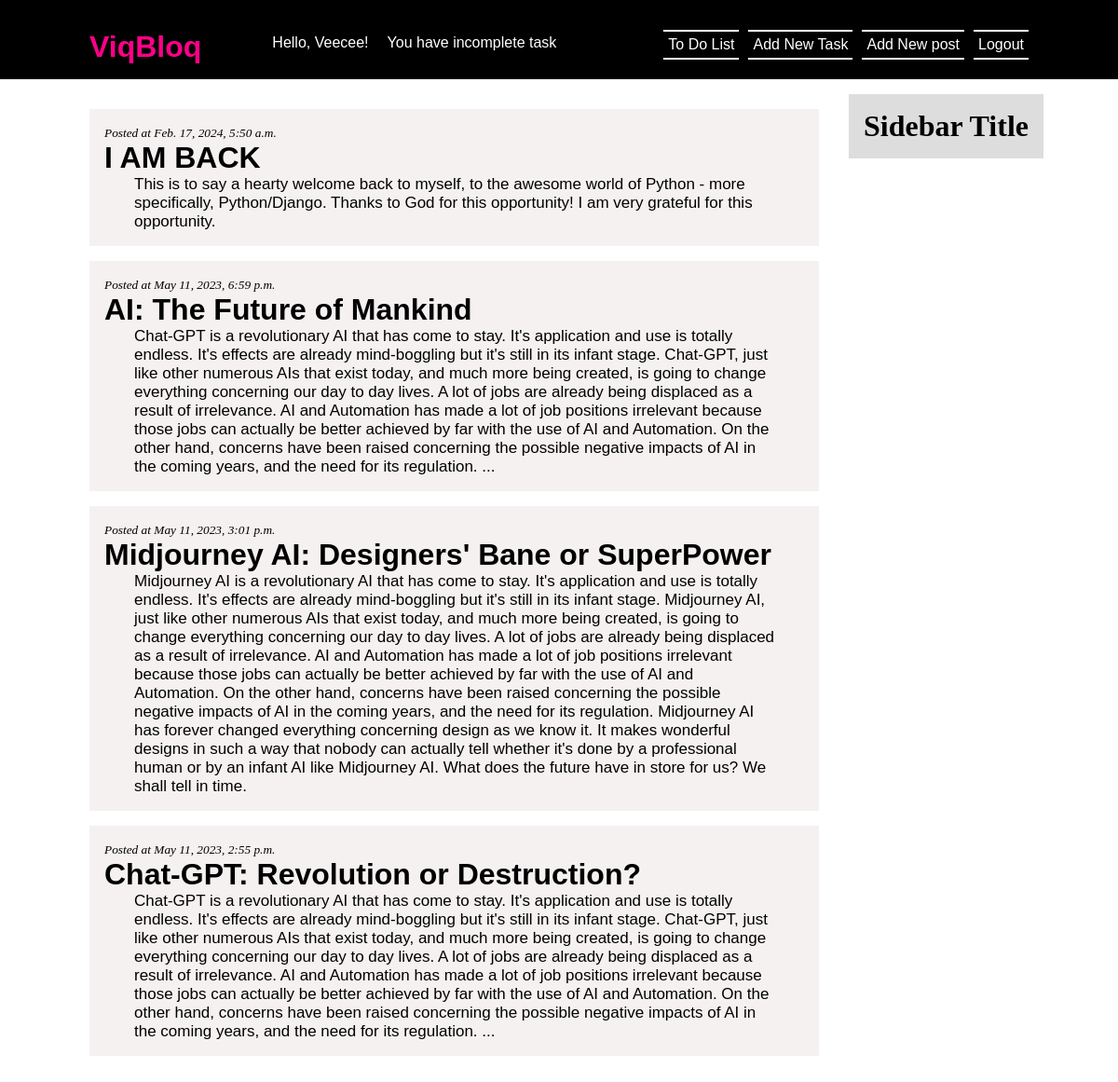
The app's page / (signed in) with its own data.
### blog/models.py (models this page shows, shortened)
class Post(models.Model):
    title = models.CharField(max_length=255)
    author = models.ForeignKey(User, on_delete=models.CASCADE)
    body = models.TextField()
    created_at = models.DateTimeField(auto_now_add=True, editable=False)
    updated_at = models.DateTimeField(auto_now=True, editable=False)
    class Meta:
        ordering = ['-created_at']

### blog/views.py (the view)
# urls.py: path('', IndexView.as_view(), name='home'),
class IndexView(LoginRequiredMixin, ListView):
    model = Post
    template_name = 'index.html'

### blog/templates/index.html
{% extends 'base.html' %}
{% block content %}
    {% if object_list %}
        {% for post in object_list %}
            <div class="post_entry">
                <small><em>Posted at {{post.created_at}}</em></small>
                <h1 class="post_title"><a href="{% url 'post-detail' post.pk %}">{{post.title}}</a></h1>
                <p class="post_content">{{post.body | safe}}</p>
            </div>
        {% endfor %}
    {% else %}
        <div class="post_entry" style='text-align: center;'>
            <h1 class="post_title" style='font-size: 55px; color: grey;'>There are no posts yet</h1>
            <p>click the 'Add New Post' button above to make a post</p>
        </div>
    {% endif %}
{% endblock content %}

### blog/templates/base.html (shortened to what this page needs)
<!DOCTYPE html>
<html lang="en">
<head>
    {% load static %}
    <link rel="stylesheet" type="text/css" href="{% static "css/styles.css" %}">
</head>
<body>
    <header class="site_header">
        <div class="site_brand">
            <h1><a href="{% url 'home' %}">ViqBloq</a></h1>
            <p>
                {% if request.user.is_authenticated %}
                    <div style='margin-left: 10px;'><a href="{% url 'logout' %}">Logout</a></div>
                    <div style='margin-left: 10px;'><a href="{% url 'post-new' %}"> Add New post</a></div>
                    <div style='margin-left: 10px;'><a href="{% url 'task-create' %}"> Add New Task</a></div>
                    <div style='margin-left: 10px;'><a href="{% url 'tasks' %}"> To Do List</a></div>
                    <div style='margin-right: 100px; border-bottom: none; border-top: none;'><p>You have <em>{{count}}</em> incomplete task{{count | pluralize:"s"}}</p></div>
                    <div style='margin-right: 10px; border-bottom: none; border-top: none;'><p>Hello, {{request.user | title}}!</p></div>
                {% else %}
                    <div style='margin-left: 10px;'><a href="{% url 'login' %}">Login</a></div>
                {% endif %}
            </p>
        </div>
    </header>
    <div class="content_wrapper">
        <div class="content">
            {% block content %}{% endblock %}
        </div>
        <div class="sidebar">
            <div class="widget">
                <h1 class="widget_title">Sidebar Title</h1>
            </div>
        </div>
    </div>
</body>
</html>

### viq/static/css/styles.css (style rules this page uses)
* { margin: 0; padding: 0; }
a, a:visited { text-decoration: none; color: #fff; }
.site_header { background: black; color: #fff; padding: 1rem; font-family: sans-serif; overflow: hidden; }
.site_brand { margin: auto; max-width: 100rem; margin: 1rem 5rem; }
.site_brand h1 { float: left; }
.site_brand h1 a { color: #F08; }
.site_brand div { float: right; border-bottom: 2px solid; border-top: 2px solid; padding: 5px; }
.content_wrapper { display: flex; margin: auto; max-width: 100rem; margin-top: 1rem; align-items: end; margin: 1rem 5rem; align-items: start; }
.content { flex: 1 0 70%; margin-right: 1rem; }
.post_entry { margin-bottom: 1rem; background: #f3eeeecf; padding: 1rem; margin: 1rem; }
.post_title a { font-family: sans-serif; color: black; text-decoration: none; }
.post_content { font-family: sans-serif; padding-top: 0.5rem; font-size: 17px; padding: 0 2rem; }
.sidebar { background: #ddd; padding: 1rem; }

### records on screen
Post: created_at "Feb. 17, 2024, 5:50 a.m.", title "I AM BACK", body "This is to say a hearty welcome back to myself, to the awesome world of Python - more specifically, Python/Django. Thanks to God for this opportunity! I am very grateful for this opportunity."
Post: created_at "May 11, 2023, 6:59 p.m.", title "AI: The Future of Mankind", body "Chat-GPT is a revolutionary AI that has come to stay. It's application and use is totally endless. It's effects are already mind-boggling but it's still in its infant stage. Chat-GPT, just like other numerous AIs that exist today, and much more being created, is going to change everything concerning our day to day lives. A lot of jobs are already being displaced as a result of irrelevance. AI and Automation has made a lot of job positions irrelevant because those jobs can actually be better achieved by far with the use of AI and Automation. On the other hand, concerns have been raised concerning the possible negative impacts of AI in the coming years, and the need for its regulation. ..."
Post: created_at "May 11, 2023, 3:01 p.m.", title "Midjourney AI: Designers' Bane or SuperPower", body "Midjourney AI is a revolutionary AI that has come to stay. It's application and use is totally endless. It's effects are already mind-boggling but it's still in its infant stage. Midjourney AI, just like other numerous AIs that exist today, and much more being created, is going to change everything concerning our day to day lives. A lot of jobs are already being displaced as a result of irrelevance. AI and Automation has made a lot of job positions irrelevant because those jobs can actually be better achieved by far with the use of AI and Automation. On the other hand, concerns have been raised concerning the possible negative impacts of AI in the coming years, and the need for its…"
Post: created_at "May 11, 2023, 2:55 p.m.", title "Chat-GPT: Revolution or Destruction?", body "Chat-GPT is a revolutionary AI that has come to stay. It's application and use is totally endless. It's effects are already mind-boggling but it's still in its infant stage. Chat-GPT, just like other numerous AIs that exist today, and much more being created, is going to change everything concerning our day to day lives. A lot of jobs are already being displaced as a result of irrelevance. AI and Automation has made a lot of job positions irrelevant because those jobs can actually be better achieved by far with the use of AI and Automation. On the other hand, concerns have been raised concerning the possible negative impacts of AI in the coming years, and the need for its regulation. ..."

### other values on screen
{{ request.user | title }} "Veecee"
